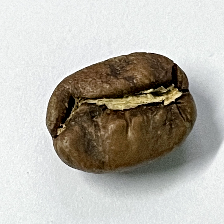
#> input picture dataset/test/A/A(100).png, 224 x 224 px; its folder holds only this picture in this run
$ python -i rentang.py   (imports and definitions only)
#> lines starting #> are read from the running program, lines starting #| are printed output that depends on the picture; after the words box and inside, x2 and y2 are one past the last pixel; in counts of white or black regions, pixels touching at a corner belong together
import cv2
import numpy as np
import os
from tqdm import tqdm
import matplotlib.pyplot as plt
from tkinter import Tk, Label
from PIL import Image, ImageTk

def is_brown(rgb):
    r, g, b = rgb
    return (r > g > b) and (r > 60) and (g > 30) and (b < 50)

def get_coffee_color_range(image_path, show_result=False):

#> called with image_path = 'dataset/test/A/A(100).png', show_result = False
    image = cv2.imread(image_path)
#> image is the input picture: shape (224, 224, 3); mean B, G, R 171.1, 179.3, 182.8
    image_rgb = cv2.cvtColor(image, cv2.COLOR_BGR2RGB)

    mask = np.apply_along_axis(is_brown, 2, image_rgb)
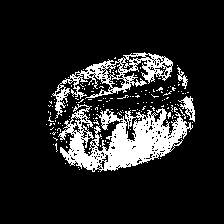
#> mask: shape (224, 224) bool; 13.9% white; 163 white regions (159 under 20 px)
    res = image_rgb * mask[:,:,np.newaxis]
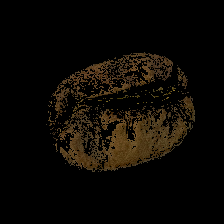
#> res: shape (224, 224, 3); mean R, G, B 11.6, 8.5, 4.3

    contours, _ = cv2.findContours(mask.astype(np.uint8), cv2.RETR_EXTERNAL, cv2.CHAIN_APPROX_SIMPLE)
#> contours = 156 contours, 152 with area under 20; largest, box (x1, y1, x2, y2) and area: (58, 104, 193, 172) 4562, (52, 52, 173, 119) 2129, (178, 96, 195, 122) 162, (177, 67, 188, 89) 54
    if contours:
        c = max(contours, key=cv2.contourArea)
#> c = contour of 774 points, box (x1, y1, x2, y2) (58, 104, 193, 172), area 4562
        x, y, w, h = cv2.boundingRect(c)
#> x = 58; y = 104; w = 135; h = 68
        cropped = res[y:y+h, x:x+w]
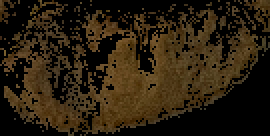
#> cropped: shape (68, 135, 3) (shown 2 times larger); mean R, G, B 42.4, 31.1, 14.9

        flattened = cropped.reshape(-1, 3)
        mask = np.apply_along_axis(is_brown, 1, flattened)
        filtered = flattened[mask]

        if filtered.size > 0:
            min_rgb = np.percentile(filtered, 5, axis=0)
#> min_rgb = [64, 43, 11]
            max_rgb = np.percentile(filtered, 95, axis=0)
#> max_rgb = [106, 79, 46.15]

            if show_result:
                root = Tk()
                root.title("Crop Area")
                img = Image.fromarray(cropped)
                img = ImageTk.PhotoImage(img)
                panel = Label(root, image=img)
                panel.pack(side="bottom", fill="both", expand="yes")
                root.mainloop()

                plt.figure(figsize=(12, 4))
                plt.subplot(131)
                plt.imshow(image_rgb)
                plt.title("Original Image")
                plt.subplot(132)
                plt.imshow(cropped)
                plt.title("Cropped Image")
                plt.subplot(133)
                plt.imshow(filtered.reshape(-1, 1, 3))
                plt.title("Filtered Colors")
                plt.show()

            return min_rgb, max_rgb

    return None, None

def process_dataset(dataset_path):
    grades = ['A', 'B', 'C']
    # grades = ['B', 'C', 'A']
    results = {grade: {'min': [], 'max': []} for grade in grades}

    for grade in grades:
        grade_path = os.path.join(dataset_path, grade)
        if not os.path.exists(grade_path):
            print(f"Folder tidak ditemukan: {grade_path}")
            continue

        image_files = [f for f in os.listdir(grade_path) if f.lower().endswith(('.png', '.jpg', '.jpeg'))]

        for image_file in tqdm(image_files, desc=f"Memproses {grade}"):
            image_path = os.path.join(grade_path, image_file)
            min_rgb, max_rgb = get_coffee_color_range(image_path, show_result=(image_file == image_files[0]))

            if min_rgb is not None and max_rgb is not None:
                results[grade]['min'].append(min_rgb)
                results[grade]['max'].append(max_rgb)

    for grade in grades:
        if results[grade]['min'] and results[grade]['max']:
            avg_min = np.mean(results[grade]['min'], axis=0)
            avg_max = np.mean(results[grade]['max'], axis=0)
            print(f"\nRentang warna untuk {grade}:")
            print(f"Min RGB: {avg_min.astype(int)}")
            print(f"Max RGB: {avg_max.astype(int)}")
        else:
            print(f"\nTidak ada data valid untuk {grade}")

# [3 lines not run here, left out]

>>> result = get_coffee_color_range('dataset/test/A/A(100).png')
#> result = ([64, 43, 11], [106, 79, 46.15])

$ run again, on dataset/test/A/A(13).png
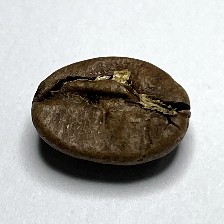
#> input picture dataset/test/A/A(13).png, 224 x 224 px
#> in get_coffee_color_range, image is the input picture: shape (224, 224, 3); mean B, G, R 165.6, 170.2, 171.9
#> in get_coffee_color_range, `mask = np.apply_along_axis(is_brown, 2, image_rgb)`:
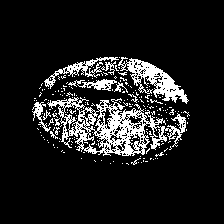
#> mask: shape (224, 224) bool; 11.6% white in thin lines or dots, all inside (x1, y1, x2, y2) = (32, 57, 190, 165)
#> contours = 186 contours, 179 with area under 20; largest, box (x1, y1, x2, y2) and area: (47, 97, 186, 156) 4054, (118, 57, 189, 104) 1103, (44, 57, 119, 89) 386, (68, 79, 117, 91) 196, (32, 102, 51, 132) 106, (101, 61, 116, 75) 30, (114, 82, 128, 93) 24
#> c = contour of 705 points, box (x1, y1, x2, y2) (47, 97, 186, 156), area 4054
#> x = 47; y = 97; w = 139; h = 59
#> in get_coffee_color_range, `cropped = res[y:y+h, x:x+w]`:
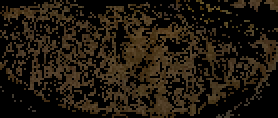
#> cropped: shape (59, 139, 3) (shown 2 times larger); mean R, G, B 32.1, 24.5, 14.5
#> min_rgb = [62, 44, 19]
#> max_rgb = [90, 71, 48]
#> result = ([62, 44, 19], [90, 71, 48])

$ run again, on dataset/test/A/A(18).png
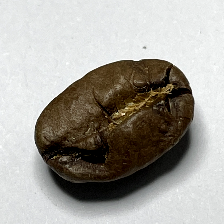
#> input picture dataset/test/A/A(18).png, 224 x 224 px
#> in get_coffee_color_range, image is the input picture: shape (224, 224, 3); mean B, G, R 154.4, 160.8, 163.9
#> in get_coffee_color_range, `mask = np.apply_along_axis(is_brown, 2, image_rgb)`:
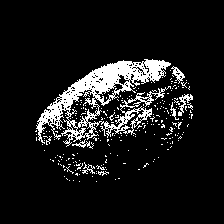
#> mask: shape (224, 224) bool; 9.8% white; 236 white regions (229 under 20 px)
#> contours = 215 contours, 209 with area under 20; largest, box (x1, y1, x2, y2) and area: (36, 59, 171, 147) 4646, (171, 66, 185, 84) 86, (178, 94, 193, 116) 75, (72, 139, 94, 149) 36, (82, 162, 95, 174) 28, (170, 102, 179, 120) 20
#> c = contour of 917 points, box (x1, y1, x2, y2) (36, 59, 171, 147), area 4646
#> x = 36; y = 59; w = 135; h = 88
#> in get_coffee_color_range, `cropped = res[y:y+h, x:x+w]`:
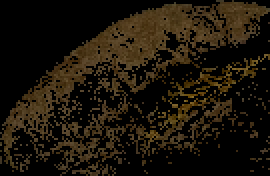
#> cropped: shape (88, 135, 3) (shown 2 times larger); mean R, G, B 28, 21, 10.6
#> min_rgb = [62, 43, 12]
#> max_rgb = [96, 75, 47]
#> result = ([62, 43, 12], [96, 75, 47])

$ run again, on dataset/test/A/A(22).png
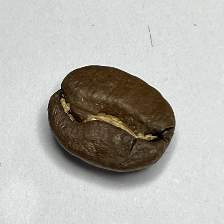
#> input picture dataset/test/A/A(22).png, 224 x 224 px
#> in get_coffee_color_range, image is the input picture: shape (224, 224, 3); mean B, G, R 175.4, 181.4, 181.4
#> in get_coffee_color_range, `mask = np.apply_along_axis(is_brown, 2, image_rgb)`:
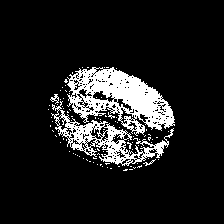
#> mask: shape (224, 224) bool; 11.7% white; 94 white regions (90 under 20 px)
#> contours = 90 contours, 87 with area under 20; largest, box (x1, y1, x2, y2) and area: (67, 67, 175, 136) 4220, (51, 101, 174, 166) 2312, (50, 94, 59, 104) 31
#> c = contour of 343 points, box (x1, y1, x2, y2) (67, 67, 175, 136), area 4220
#> x = 67; w = 108; h = 69
#> in get_coffee_color_range, `cropped = res[y:y+h, x:x+w]`:
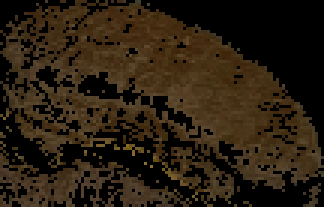
#> cropped: shape (69, 108, 3) (shown 3 times larger); mean R, G, B 41.9, 30.5, 16
#> min_rgb = [62, 40, 13.55]
#> max_rgb = [90, 70, 46]
#> result = ([62, 40, 13.55], [90, 70, 46])
